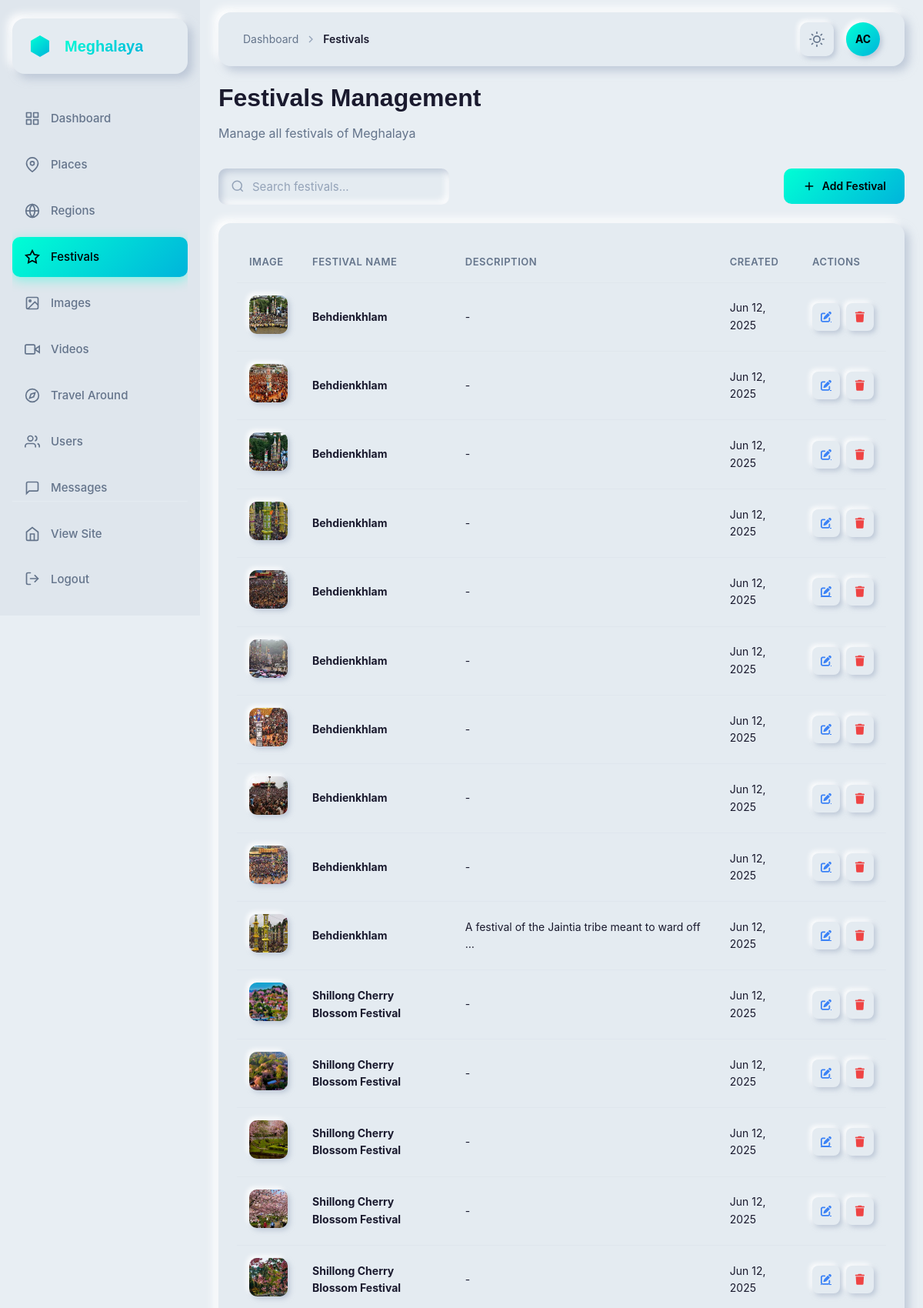
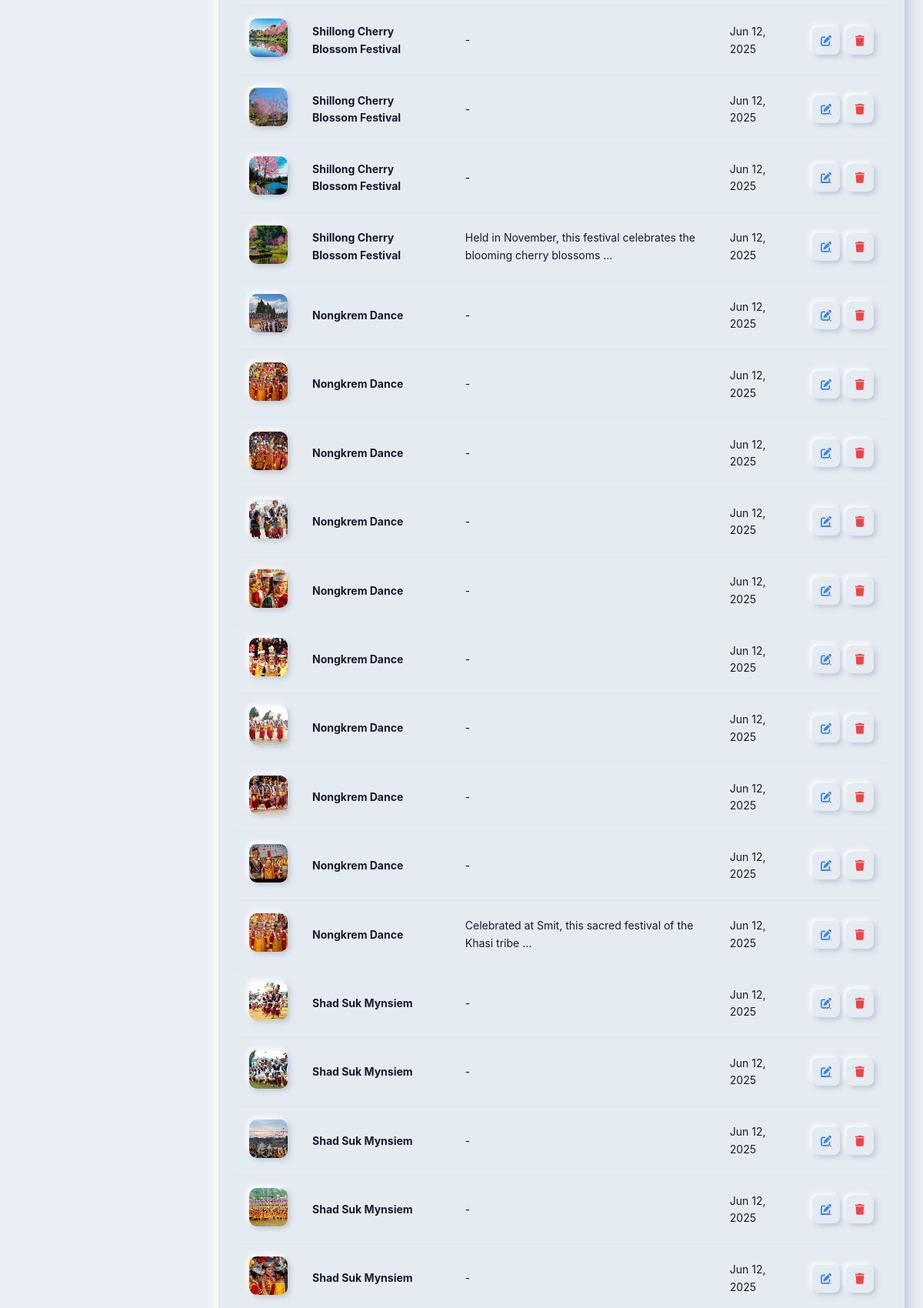
/dashboard/festivals/ (signed in, upper part), run on the app's committed database (2 pictures, top to bottom).
### app/models.py (models this page shows, shortened)
class Festival(models.Model):
    festival_name = models.CharField(max_length=100)
    image = models.ImageField(upload_to="img/")
    description = models.TextField(default='',blank=True, null=True)
    created_at = models.DateTimeField(auto_now_add=True)
    updated_at = models.DateTimeField(auto_now=True)

### app/dashboard_views.py (the view)
# urls.py: path('festivals/', dashboard_views.dashboard_festivals, name='dashboard_festivals'),
@login_required
@user_passes_test(is_staff_or_superuser)
def dashboard_festivals(request):
    festivals = Festival.objects.all().order_by('-created_at')
    return render(request, 'dashboard/festivals_list.html', {'festivals': festivals})

### app/context_processors.py (called while the page is built)
def navbar_context(request):
    placeName = cache.get('navbar_places')
    if placeName is None:
        placeName = list(MeghalayaImages.objects.values('name').exclude(
            name__in=["Cherrapunji", "Police Bazar", "Seven Sister Falls", "Dawki River", "Cathedral of Mary"]
        ).distinct())
        cache.set('navbar_places', placeName, 300)
    return {
        'placeName': placeName
    }

### app/dashboard_views.py (called while the page is built)
def is_staff_or_superuser(user):
    return user.is_staff or user.is_superuser

### templates/dashboard/festivals_list.html (shortened to what this page needs)
{% extends 'dashboard/base.html' %}
{% block breadcrumb %}
<svg class="breadcrumb-separator" width="16" height="16" viewBox="0 0 24 24" fill="none" stroke="currentColor" stroke-width="2">
    <polyline points="9 18 15 12 9 6"></polyline>
</svg>
<span class="breadcrumb-current">Festivals</span>
{% endblock %}
{% block content %}
<div class="title-section cascade-in">
    <h1 class="page-title">Festivals Management</h1>
    <p class="page-subtitle">Manage all festivals of Meghalaya</p>
</div>
<div class="toolbar cascade-in">
    <div class="toolbar-left">
        <div class="search-box">
            <svg class="search-icon" width="18" height="18" viewBox="0 0 24 24" fill="none" stroke="currentColor" stroke-width="2">
                <circle cx="11" cy="11" r="8"></circle>
                <line x1="21" y1="21" x2="16.65" y2="16.65"></line>
            </svg>
            <input type="text" class="nm-input search-input" placeholder="Search festivals...">
        </div>
    </div>
    <div class="toolbar-right">
        <a href="{% url 'dashboard_festivals_add' %}" class="btn-primary">
            <svg width="18" height="18" viewBox="0 0 24 24" fill="none" stroke="currentColor" stroke-width="2">
                <line x1="12" y1="5" x2="12" y2="19"></line>
                <line x1="5" y1="12" x2="19" y2="12"></line>
            </svg>
            Add Festival
        </a>
    </div>
</div>
<div class="card nm-flat cascade-in">
    <div class="table-container">
        <table class="data-table">
            <thead>
                <tr>
                    <th>Image</th>
                    <th>Festival Name</th>
                    <th>Description</th>
                    <th>Created</th>
                    <th>Actions</th>
                </tr>
            </thead>
            <tbody>
                {% for festival in festivals %}
                <tr>
                    <td>
                        {% if festival.image %}
                        <img src="{{ festival.image.url }}" alt="{{ festival.festival_name }}" class="table-image">
                        {% endif %}
                    </td>
                    <td><strong>{{ festival.festival_name }}</strong></td>
                    <td>{{ festival.description|truncatewords:10|default:"-" }}</td>
                    <td>{{ festival.created_at|date:"M d, Y" }}</td>
                    <td>
                        <div class="table-actions">
                            <a href="{% url 'dashboard_festivals_edit' festival.id %}" class="action-btn nm-button edit" title="Edit">
                                <i class="fas fa-edit"></i>
                            </a>
                            <button class="action-btn nm-button delete" title="Delete"
                                    data-delete="{% url 'dashboard_festivals_delete' festival.id %}"
                                    data-name="{{ festival.festival_name }}">
                                <i class="fas fa-trash"></i>
                            </button>
                        </div>
                    </td>
                </tr>
                {% endfor %}
            </tbody>
        </table>
    </div>
</div>
{% endblock %}

### templates/dashboard/base.html (shortened to what this page needs)
{% load static %}
<!DOCTYPE html>
<html lang="en">
<head>
    <link href="https://api.fontshare.com/v2/css?f[]=general-sans@600,700&f[]=satoshi@400,500&display=swap" rel="stylesheet">
    <link rel="stylesheet" href="{% static 'css/dashboard.css' %}">
    <link rel="stylesheet" href="https://cdnjs.cloudflare.com/ajax/libs/font-awesome/6.4.0/css/all.min.css">
</head>
<body>
    <aside class="sidebar">
        <div class="sidebar-inner">
            <div class="logo-container nm-flat">
                <div class="logo-icon">
                </div>
                <span class="logo-text">Meghalaya</span>
            </div>
            <nav class="sidebar-nav">
                <a href="{% url 'dashboard_home' %}" class="sidebar-link {% if request.resolver_match.url_name == 'dashboard_home' %}active{% endif %}">
                    <div class="sidebar-link-icon">
                    </div>
                    <span>Dashboard</span>
                </a>
                <a href="{% url 'dashboard_places' %}" class="sidebar-link {% if 'places' in request.resolver_match.url_name %}active{% endif %}">
                    <div class="sidebar-link-icon">
                        <svg width="20" height="20" viewBox="0 0 24 24" fill="none" stroke="currentColor" stroke-width="2">
                            <path d="M21 10c0 7-9 13-9 13s-9-6-9-13a9 9 0 0 1 18 0z"></path>
                            <circle cx="12" cy="10" r="3"></circle>
                        </svg>
                    </div>
                    <span>Places</span>
                </a>
                <a href="{% url 'dashboard_regions' %}" class="sidebar-link {% if 'regions' in request.resolver_match.url_name %}active{% endif %}">
                    <div class="sidebar-link-icon">
                        <svg width="20" height="20" viewBox="0 0 24 24" fill="none" stroke="currentColor" stroke-width="2">
                            <circle cx="12" cy="12" r="10"></circle>
                            <line x1="2" y1="12" x2="22" y2="12"></line>
                            <path d="M12 2a15.3 15.3 0 0 1 4 10 15.3 15.3 0 0 1-4 10 15.3 15.3 0 0 1-4-10 15.3 15.3 0 0 1 4-10z"></path>
                        </svg>
                    </div>
                    <span>Regions</span>
                </a>
                <a href="{% url 'dashboard_festivals' %}" class="sidebar-link {% if 'festivals' in request.resolver_match.url_name %}active{% endif %}">
                    <div class="sidebar-link-icon">
                        <svg width="20" height="20" viewBox="0 0 24 24" fill="none" stroke="currentColor" stroke-width="2">
                            <polygon points="12 2 15.09 8.26 22 9.27 17 14.14 18.18 21.02 12 17.77 5.82 21.02 7 14.14 2 9.27 8.91 8.26 12 2"></polygon>
                        </svg>
                    </div>
                    <span>Festivals</span>
                </a>
                <a href="{% url 'dashboard_images' %}" class="sidebar-link {% if 'images' in request.resolver_match.url_name %}active{% endif %}">
                    <div class="sidebar-link-icon">
                        <svg width="20" height="20" viewBox="0 0 24 24" fill="none" stroke="currentColor" stroke-width="2">
                            <rect x="3" y="3" width="18" height="18" rx="2" ry="2"></rect>
                            <circle cx="8.5" cy="8.5" r="1.5"></circle>
                            <polyline points="21 15 16 10 5 21"></polyline>
                        </svg>
                    </div>
                    <span>Images</span>
                </a>
                <a href="{% url 'dashboard_videos' %}" class="sidebar-link {% if 'videos' in request.resolver_match.url_name %}active{% endif %}">
                    <div class="sidebar-link-icon">
                        <svg width="20" height="20" viewBox="0 0 24 24" fill="none" stroke="currentColor" stroke-width="2">
                            <polygon points="23 7 16 12 23 17 23 7"></polygon>
                            <rect x="1" y="5" width="15" height="14" rx="2" ry="2"></rect>
                        </svg>
                    </div>
                    <span>Videos</span>
                </a>
                <a href="{% url 'dashboard_travel' %}" class="sidebar-link {% if 'travel' in request.resolver_match.url_name %}active{% endif %}">
                    <div class="sidebar-link-icon">
                        <svg width="20" height="20" viewBox="0 0 24 24" fill="none" stroke="currentColor" stroke-width="2">
                            <circle cx="12" cy="12" r="10"></circle>
                            <polygon points="16.24 7.76 14.12 14.12 7.76 16.24 9.88 9.88 16.24 7.76"></polygon>
                        </svg>
                    </div>
                    <span>Travel Around</span>
                </a>
                <a href="{% url 'dashboard_users' %}" class="sidebar-link {% if 'users' in request.resolver_match.url_name %}active{% endif %}">
                    <div class="sidebar-link-icon">
                        <svg width="20" height="20" viewBox="0 0 24 24" fill="none" stroke="currentColor" stroke-width="2">
                            <path d="M17 21v-2a4 4 0 0 0-4-4H5a4 4 0 0 0-4 4v2"></path>
                            <circle cx="9" cy="7" r="4"></circle>
                            <path d="M23 21v-2a4 4 0 0 0-3-3.87"></path>
                            <path d="M16 3.13a4 4 0 0 1 0 7.75"></path>
                        </svg>
                    </div>
                    <span>Users</span>
                </a>
                <a href="{% url 'dashboard_messages' %}" class="sidebar-link {% if 'message' in request.resolver_match.url_name %}active{% endif %}">
                    <div class="sidebar-link-icon">
                        <svg width="20" height="20" viewBox="0 0 24 24" fill="none" stroke="currentColor" stroke-width="2">
                            <path d="M21 15a2 2 0 0 1-2 2H7l-4 4V5a2 2 0 0 1 2-2h14a2 2 0 0 1 2 2z"></path>
                        </svg>
                    </div>
                    <span>Messages</span>
                </a>
            </nav>
            <div class="sidebar-footer">
                <a href="{% url 'home' %}" class="sidebar-link">
                    <div class="sidebar-link-icon">
                        <svg width="20" height="20" viewBox="0 0 24 24" fill="none" stroke="currentColor" stroke-width="2">
                            <path d="M3 9l9-7 9 7v11a2 2 0 0 1-2 2H5a2 2 0 0 1-2-2z"></path>
                            <polyline points="9 22 9 12 15 12 15 22"></polyline>
                        </svg>
                    </div>
                    <span>View Site</span>
                </a>
                <form method="post" action="{% url 'logout' %}" class="sidebar-logout-form">
                    <button type="submit" class="sidebar-link logout-btn">
                        <div class="sidebar-link-icon">
                            <svg width="20" height="20" viewBox="0 0 24 24" fill="none" stroke="currentColor" stroke-width="2" stroke-linecap="round" stroke-linejoin="round">
                                <path d="M9 21H5a2 2 0 0 1-2-2V5a2 2 0 0 1 2-2h4"></path>
                                <polyline points="16 17 21 12 16 7"></polyline>
                                <line x1="21" y1="12" x2="9" y2="12"></line>
                            </svg>
                        </div>
                        <span>Logout</span>
                    </button>
                </form>
            </div>
        </div>
    </aside>
    <main class="main-content">
        <header class="header nm-flat">
            <div class="header-left">
                <nav class="breadcrumb">
                    <a href="{% url 'dashboard_home' %}" class="breadcrumb-link">Dashboard</a>
                    {% block breadcrumb %}{% endblock %}
                </nav>
            </div>
            <div class="header-right">
                <button class="header-btn nm-button theme-toggle" aria-label="Toggle theme" id="themeToggle">
                </button>
                <div class="profile-avatar">
                    <span class="avatar-text">{{ user.username|slice:":2"|upper }}</span>
                </div>
            </div>
        </header>
        <div class="content-wrapper">
            {% block content %}{% endblock %}
        </div>
    </main>
</body>
</html>

### data on the page
Festival: image (picture), festival_name "Behdienkhlam", description "-", created_at "Jun 12, 2025"
Festival: image (picture), festival_name "Behdienkhlam", description "-", created_at "Jun 12, 2025"
Festival: image (picture), festival_name "Behdienkhlam", description "-", created_at "Jun 12, 2025"
Festival: image (picture), festival_name "Behdienkhlam", description "-", created_at "Jun 12, 2025"
Festival: image (picture), festival_name "Behdienkhlam", description "-", created_at "Jun 12, 2025"
Festival: image (picture), festival_name "Behdienkhlam", description "-", created_at "Jun 12, 2025"
Festival: image (picture), festival_name "Behdienkhlam", description "-", created_at "Jun 12, 2025"
Festival: image (picture), festival_name "Behdienkhlam", description "-", created_at "Jun 12, 2025"
Festival: image (picture), festival_name "Behdienkhlam", description "-", created_at "Jun 12, 2025"
Festival: image (picture), festival_name "Behdienkhlam", description "A festival of the Jaintia tribe meant to ward off …", created_at "Jun 12, 2025"
Festival: image (picture), festival_name "Shillong Cherry Blossom Festival", description "-", created_at "Jun 12, 2025"
Festival: image (picture), festival_name "Shillong Cherry Blossom Festival", description "-", created_at "Jun 12, 2025"
Festival: image (picture), festival_name "Shillong Cherry Blossom Festival", description "-", created_at "Jun 12, 2025"
Festival: image (picture), festival_name "Shillong Cherry Blossom Festival", description "-", created_at "Jun 12, 2025"
Festival: image (picture), festival_name "Shillong Cherry Blossom Festival", description "-", created_at "Jun 12, 2025"
Festival: image (picture), festival_name "Shillong Cherry Blossom Festival", description "-", created_at "Jun 12, 2025"
Festival: image (picture), festival_name "Shillong Cherry Blossom Festival", description "-", created_at "Jun 12, 2025"
Festival: image (picture), festival_name "Shillong Cherry Blossom Festival", description "-", created_at "Jun 12, 2025"
Festival: image (picture), festival_name "Shillong Cherry Blossom Festival", description "Held in November, this festival celebrates the blooming cherry blossoms …", created_at "Jun 12, 2025"
Festival: image (picture), festival_name "Nongkrem Dance", description "-", created_at "Jun 12, 2025"
Festival: image (picture), festival_name "Nongkrem Dance", description "-", created_at "Jun 12, 2025"
Festival: image (picture), festival_name "Nongkrem Dance", description "-", created_at "Jun 12, 2025"
Festival: image (picture), festival_name "Nongkrem Dance", description "-", created_at "Jun 12, 2025"
Festival: image (picture), festival_name "Nongkrem Dance", description "-", created_at "Jun 12, 2025"
Festival: image (picture), festival_name "Nongkrem Dance", description "-", created_at "Jun 12, 2025"
Festival: image (picture), festival_name "Nongkrem Dance", description "-", created_at "Jun 12, 2025"
Festival: image (picture), festival_name "Nongkrem Dance", description "-", created_at "Jun 12, 2025"
Festival: image (picture), festival_name "Nongkrem Dance", description "-", created_at "Jun 12, 2025"
Festival: image (picture), festival_name "Nongkrem Dance", description "Celebrated at Smit, this sacred festival of the Khasi tribe …", created_at "Jun 12, 2025"
Festival: image (picture), festival_name "Shad Suk Mynsiem", description "-", created_at "Jun 12, 2025"
Festival: image (picture), festival_name "Shad Suk Mynsiem", description "-", created_at "Jun 12, 2025"
Festival: image (picture), festival_name "Shad Suk Mynsiem", description "-", created_at "Jun 12, 2025"
Festival: image (picture), festival_name "Shad Suk Mynsiem", description "-", created_at "Jun 12, 2025"
Festival: image (picture), festival_name "Shad Suk Mynsiem", description "-", created_at "Jun 12, 2025"

### other printed values
{{ user.username|slice:":2"|upper }} "AC"
